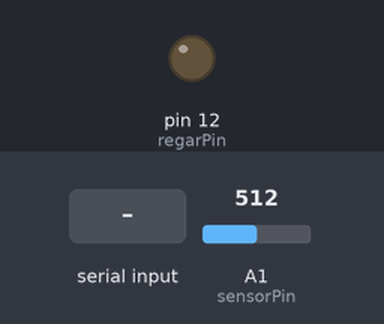
This sketch was run on a simulated Arduino Uno, built with avr-gcc and run on an emulated ATmega328P. Parts: output pins drawn as LEDs (lit = HIGH). The inputs (shaded band) are chosen by the test bench; at power-on: A1 (sensorPin) = 512.

Above: at 1.3 s.
1.4 s: "B" received over the second serial link
At 2.5 s:
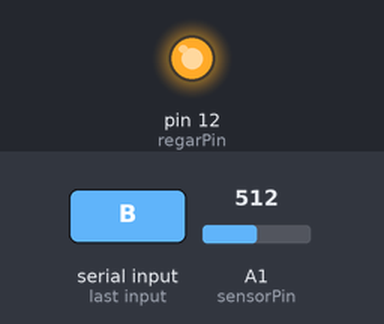
Timing chart, 0 to 6.9 s (numbered marks = the images above; inputs shaded):
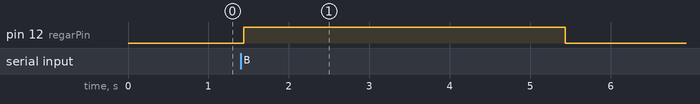

The sketch:

Arduino.ino
```cpp
// Andrino.ino
#include <SoftwareSerial.h>
#include "SPI.h"
#include <EEPROM.h>


#define secoBajo 0
#define secoAlto 300
#define humedoBajo 301
#define humedoAlto 700
#define mojadoBajo 701
#define mojadoAlto 950
#define ideal 550
#define RxD 10
#define TxD 11
#define RST 5
#define KEY 4

SoftwareSerial BT(RxD, TxD);


int sensorPin = 1;
int regarPin=12;// select the input pin for the potentiometer
int humedadSuelo = 0;
int promedio = 0;

void setup() {
  BT.begin(9600);
  BT.println("B para baja humedad, N para humedad normal, A para alta humedad");
  pinMode(sensorPin,INPUT);
  pinMode(regarPin,OUTPUT);
  BT.println("Humedad Actual: "+ String(pedirHumedadSuelo()));
  //BT.println(String(pedirHumedadSuelo()));
  BT.println("0 es seco, 550 es el ideal y 999 es flotando en agua");
}

void loop() {


char comando = BT.read();
    BT.flush();

    //Baja Humedad
    if (comando == 'B'){
      BT.println("Comenzando Riego para baja humedad");
       promedio = ((secoAlto+secoBajo)/2)-1;
       while (promedio < (secoAlto+secoBajo)/2){
         digitalWrite(regarPin,HIGH);
       promedio = calcularPromedio();
      }
      digitalWrite(regarPin,LOW);
      BT.println("terminando Riego para baja humedad");
      BT.println("Humedad Actual");
      BT.println(String(pedirHumedadSuelo()));
      BT.println("0 es seco, 550 es el ideal y 999 es flotando en agua");
    }

    if (comando == 'N'){
      BT.println("Comenzando Riego para humedad normal ");
      promedio = ideal - 1;
      while ( promedio < ideal){
       digitalWrite(regarPin,HIGH);
       promedio = calcularPromedio();
      }
      digitalWrite(regarPin,LOW);
      BT.println("terminando Riego para humedad normal ");
      BT.println("Humedad Actual");
      BT.println(String(pedirHumedadSuelo()));
      BT.println("0 es seco, 550 es el ideal y 999 es flotando en agua");
    }

    if (comando == 'A'){
      BT.println("Comenzando Riego para alta humedad");
      promedio = ((mojadoAlto+mojadoBajo)/2)-1;
      while (promedio < (mojadoAlto+mojadoBajo)/2){
       digitalWrite(regarPin,HIGH);
       promedio = calcularPromedio();
      }
      digitalWrite(regarPin,LOW);
      BT.println("terminando Riego para alta humedad");
      BT.println("Humedad Actual");
      BT.println(String(pedirHumedadSuelo()));
      BT.println("0 es seco, 550 es el ideal y 999 es flotando en agua");
}
}

int pedirHumedadSuelo(){
return analogRead(sensorPin);
}

void regar(){
digitalWrite(regarPin,LOW);
delay(300);
digitalWrite(regarPin,HIGH);
delay(300);
}

int calcularPromedio(){
int medida = pedirHumedadSuelo();
delay (1000);
medida += pedirHumedadSuelo();
delay (1000);
medida += pedirHumedadSuelo();
delay (1000);
medida += pedirHumedadSuelo();
delay (1000);
medida += pedirHumedadSuelo();
return medida/ 5;
}
```

Measured:
- after the input at 1.4 s, pin 12 (regarPin): LOW → HIGH at once, → LOW 4.0 s later
